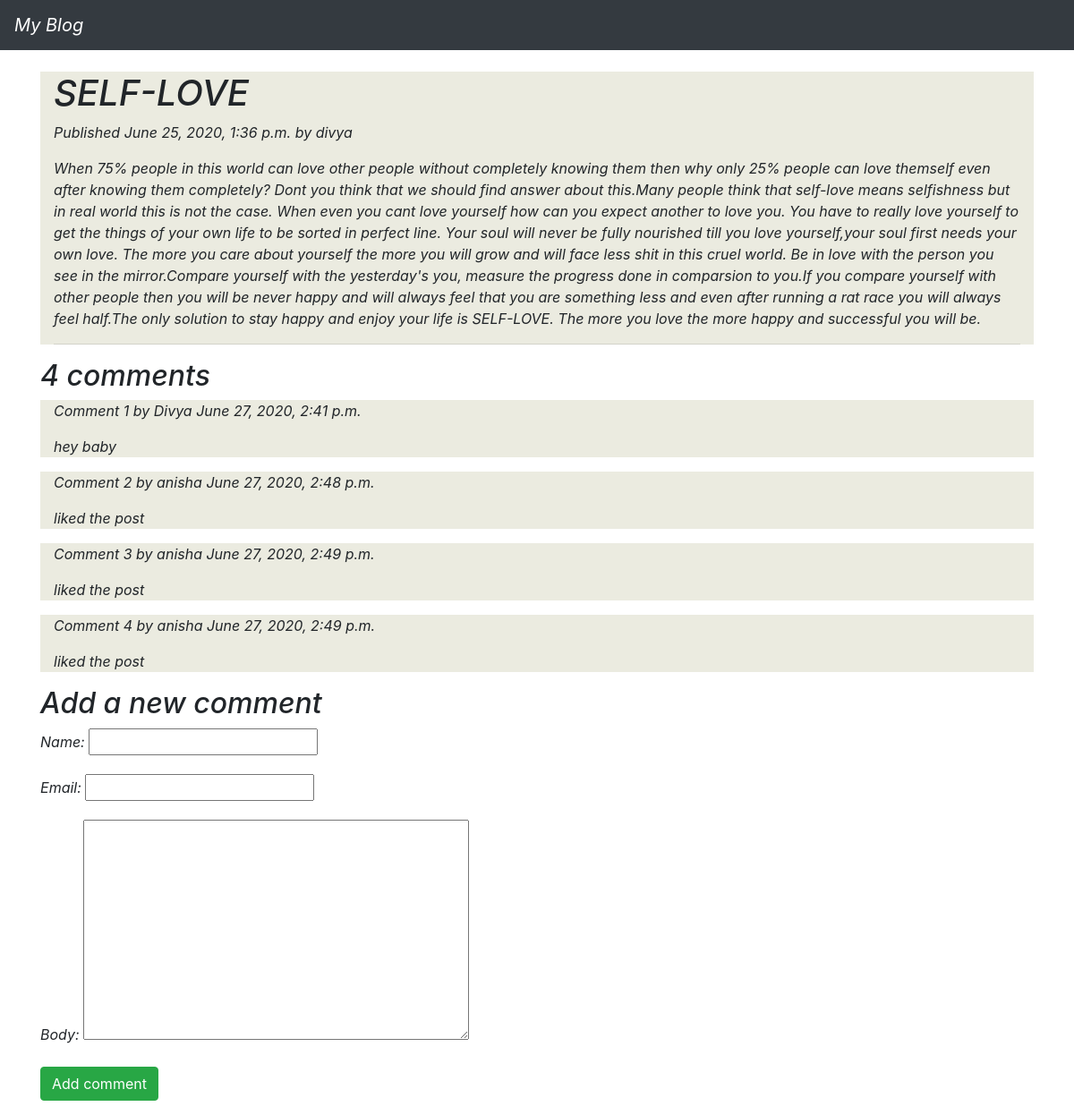
The page /blog/2020/6/25/health/ on the database its author committed.
### blog/models.py (models this page shows, shortened)
class Post(models.Model):
	objects = models.Manager() # The default manager.
	published = PublishedManager() # Our custom manager.
	STATUS_CHOICES = (
		('draft', 'Draft'),
		('published', 'Published'),
    )
	title = models.CharField(max_length=250)
	slug = models.SlugField(max_length=250,
							unique_for_date='publish')
	author = models.ForeignKey(User,
								on_delete=models.CASCADE,
								related_name='blog_posts')
	body = models.TextField()
	publish = models.DateTimeField(default=timezone.now)
	created = models.DateTimeField(auto_now_add=True)
	updated = models.DateTimeField(auto_now=True)
	status = models.CharField(max_length = 10,
							choices = STATUS_CHOICES,
							default ='draft')
	class Meta:
		ordering = ('-publish',)

class Comment(models.Model):
	post = models.ForeignKey(Post,
		on_delete=models.CASCADE,
		related_name='comments')
	name = models.CharField(max_length=80)
	email = models.EmailField()
	body = models.TextField()
	created = models.DateTimeField(auto_now_add=True)
	updated = models.DateTimeField(auto_now=True)
	active = models.BooleanField(default=True)
	class Meta:
		ordering = ('created',)

### blog/views.py (the view)
# urls.py: path('<int:year>/<int:month>/<int:day>/<slug:post>/', views.post_detail, name='post_detail'),
def post_detail(request, year, month, day, post):
	post = get_object_or_404(Post, slug=post,
	                                   status='published',
	                                   publish__year=year,
	                                   publish__month=month,
	                                   publish__day=day)
	comments = post.comments.filter(active=True)
	new_comment = None
	if request.method == 'POST':
		comment_form = CommentForm(data=request.POST)
		if comment_form.is_valid():
			new_comment = comment_form.save(commit=False)
			new_comment.post = post
			new_comment.save()
	else:
		comment_form = CommentForm()
	return render(request,
                  'blog/post/detail.html',
                  {'post': post,
                  'comments': comments,
	              'new_comment': new_comment,
	              'comment_form': comment_form})

### blog/forms.py
class CommentForm(forms.ModelForm):
	class Meta:
		model = Comment
		fields = ('name', 'email', 'body')

### blog/templates/blog/post/detail.html (shortened to what this page needs)
{% extends "blog/base.html" %}
{% block content %}
<div class = "container" style="background-color: #ebebe0">
<h1>{{ post.title }}</h1>
<p class="date"> Published {{ post.publish }} by {{ post.author }} </p>
  {{ post.body|linebreaks }}
<hr>
</div>
  {% with comments.count as total_comments %}
  <h2>
  	{{ total_comments }} comment{{ total_comments|pluralize }}
  </h2>
  {% endwith %}
	  {% for comment in comments %}
	  <div class="container" style="background-color: #ebebe0">
	  	<p class="info">
	  	Comment {{ forloop.counter }} by {{ comment.name }}
	  	{{ comment.created }}
		</p>
		{{ comment.body|linebreaks }}
	  </div>
	  {% empty %}
	  <p>There are no comments yet.</p>
	  {% endfor %}
	{% if new_comment %}
	<h2>Your comment has been added.</h2>
	{% else %}
	<h2>Add a new comment</h2>
	<form action="." method="post">
	    {{ comment_form.as_p }}
		<p><input type="submit" value="Add comment" class="btn btn-success"></p>
	</form>
	{% endif %}
{% endblock %}

### blog/templates/blog/base.html (shortened to what this page needs)
{% load static %}
<!DOCTYPE html>
<html>
<head>
	<link href="{% static 'css/blog.css' %}" rel="stylesheet">
	<link rel="stylesheet" href="https://stackpath.bootstrapcdn.com/bootstrap/4.1.3/css/bootstrap.min.css">
</head>
<body style="font-style: italic;">
	<nav class="navbar navbar-dark bg-dark">
  	<a class="navbar-brand" href="#" >My Blog</a>
	</nav><br>
	<div class="container">
	<div id="content">
	{% block content %}
	{% endblock %}
	</div>
	</div>
</body>
</html>

### rows shown on the page
Post: title "SELF-LOVE", publish "June 25, 2020, 1:36 p.m.", author "divya", body "When 75% people in this world can love other people without completely knowing them then why only 25% people can love themself even after knowing them completely? Dont you think that we should find answer about this.Many people think that self-love means selfishness but in real world this is not the case. When even you cant love yourself how can you expect another to love you. You have to really love yourself to get the things of your own life to be sorted in perfect line. Your soul will never be fully nourished till you love yourself,your soul first needs your own love. The more you care about yourself the more you will grow and will face less shit in this cruel world. Be in love with the…"
Comment: name "Divya", created "June 27, 2020, 2:41 p.m.", body "hey baby"
Comment: name "anisha", created "June 27, 2020, 2:48 p.m.", body "liked the post"
Comment: name "anisha", created "June 27, 2020, 2:49 p.m.", body "liked the post"
Comment: name "anisha", created "June 27, 2020, 2:49 p.m.", body "liked the post"

### other values the page prints
{{ total_comments }} "4"
